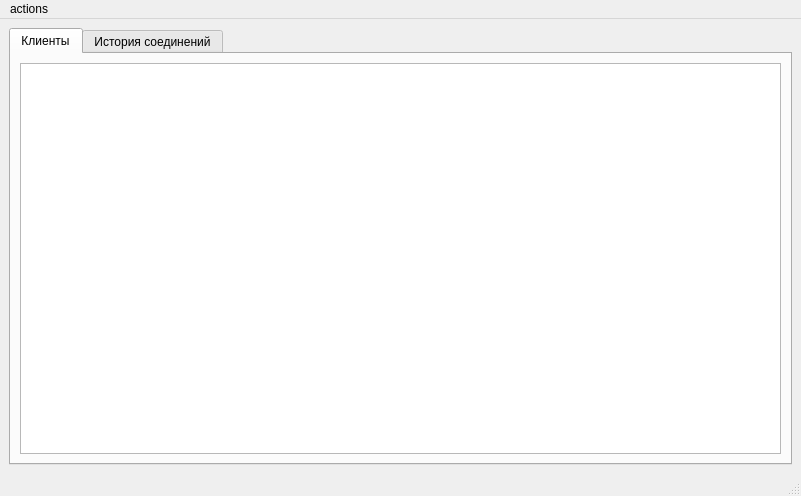
<?xml version="1.0" encoding="UTF-8"?>
<ui version="4.0">
 <class>ServerWindow</class>
 <widget class="QMainWindow" name="ServerWindow">
  <property name="geometry">
   <rect>
    <x>0</x>
    <y>0</y>
    <width>801</width>
    <height>496</height>
   </rect>
  </property>
  <property name="windowTitle">
   <string>Server Monitoring</string>
  </property>
  <widget class="QWidget" name="centralwidget">
   <layout class="QGridLayout" name="gridLayout_2">
    <item row="0" column="0">
     <widget class="QTabWidget" name="tabWidgetClients">
      <property name="currentIndex">
       <number>0</number>
      </property>
      <widget class="QWidget" name="tab">
       <attribute name="title">
        <string>Клиенты</string>
       </attribute>
       <layout class="QGridLayout" name="gridLayout_3">
        <item row="0" column="0">
         <widget class="QListWidget" name="clients_list"/>
        </item>
       </layout>
      </widget>
      <widget class="QWidget" name="tab_2">
       <attribute name="title">
        <string>История соединений</string>
       </attribute>
       <layout class="QGridLayout" name="gridLayout">
        <item row="0" column="0">
         <widget class="QListWidget" name="msg_history_list"/>
        </item>
       </layout>
      </widget>
     </widget>
    </item>
   </layout>
  </widget>
  <widget class="QMenuBar" name="menubar">
   <property name="geometry">
    <rect>
     <x>0</x>
     <y>0</y>
     <width>801</width>
     <height>21</height>
    </rect>
   </property>
   <widget class="QMenu" name="menuactions">
    <property name="title">
     <string>actions</string>
    </property>
    <addaction name="refresh_action"/>
   </widget>
   <addaction name="menuactions"/>
  </widget>
  <widget class="QStatusBar" name="statusbar"/>
  <action name="refresh_action">
   <property name="icon">
    <iconset>
     <normaloff>../../../../../../Downloads/if_sync_126579.ico</normaloff>../../../../../../Downloads/if_sync_126579.ico</iconset>
   </property>
   <property name="text">
    <string>refresh</string>
   </property>
  </action>
 </widget>
 <resources/>
 <connections/>
</ui>
